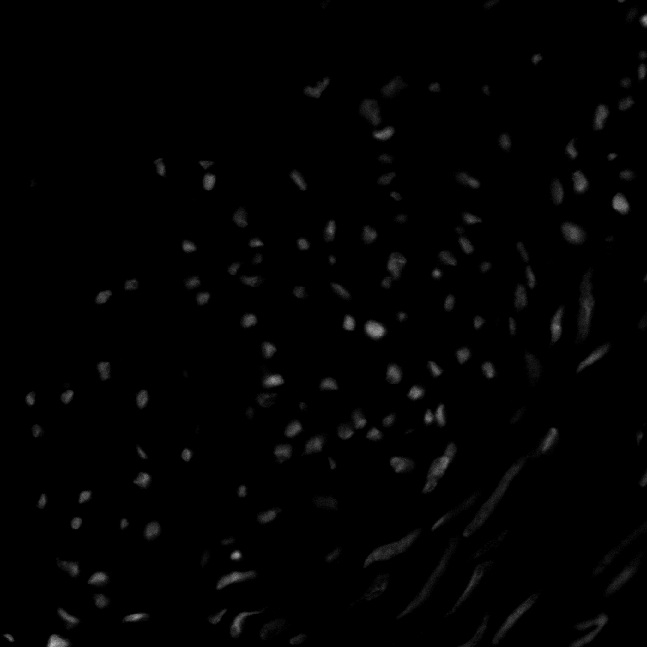
#> input picture lab03/im_cells.png, 647 x 647 px
$ jupyter execute lab03_alternativo.ipynb
#> lines starting #> are read from the running program, lines starting #| are printed output that depends on the picture
[cell 1]
import cv2
import matplotlib.pyplot as plt
import numpy as np
import math


img = cv2.imread("im_cells.png", cv2.IMREAD_GRAYSCALE)
#> img is the input picture: shape (647, 647); min 0, max 188, mean 2.4

plt.imshow(img, cmap='gray', vmin=0, vmax=255);

print('Tamanho da imagem : ',img.shape)
#| Tamanho da imagem :  (647, 647)
print(img)
#> (printed output is left out)


linhas = img.shape[0]
#> linhas = 647
colunas = img.shape[1];
#> colunas = 647

[cell 2]
def inverter_cores(img,linhas,colunas):
#> called with linhas = 647, colunas = 647
    for i in range(0,linhas):
        for j in range(0,colunas):
            img[i,j] = 255 - img[i,j]
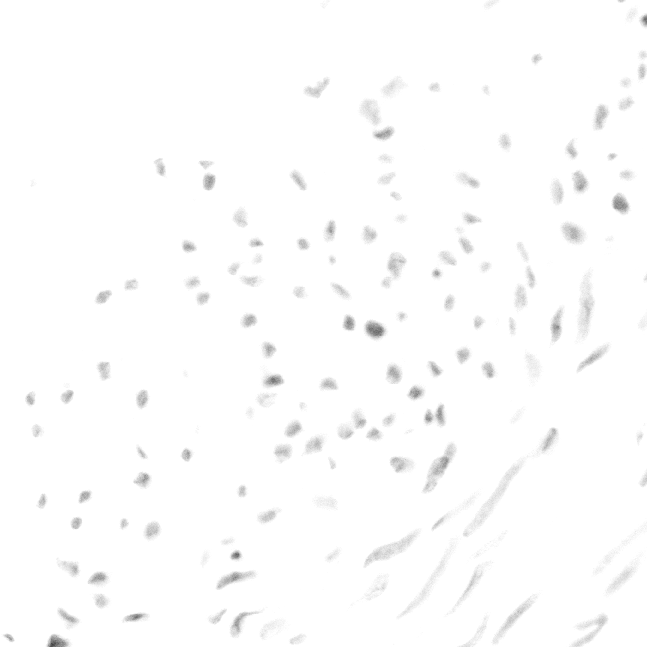
#> img: shape (647, 647); min 67, max 255, mean 252.6
    return img

invertida = inverter_cores(img.copy(),linhas,colunas)
plt.subplot(1,2,1)
plt.imshow(invertida, cmap='gray', vmin=0, vmax=255, interpolation='nearest')
plt.title('invertida')
plt.axis('off')

plt.subplot(1,2,2)
plt.imshow(img, cmap='gray', vmin=0, vmax=255, interpolation='nearest')
plt.title('normal')
plt.axis('off')
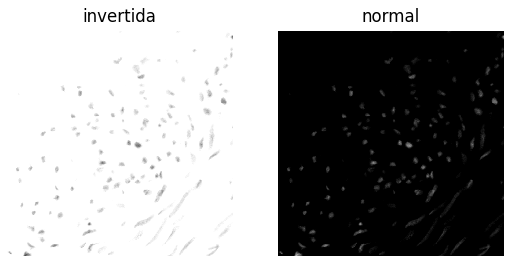
#> figure drawn by matplotlib, 2 panels

[cell 3]
def log2(img,linhas,colunas):
#> called with linhas = 647, colunas = 647
    for i in range(0, linhas-1):
        for j in range(0, colunas-1):
            if img[i,j] > 0:
                img[i,j] = math.pow(math.floor(math.log2(img[i,j])),2)

    return img

[cell 4]
plt.subplot(1,3,1)
plt.imshow(img, cmap='gray', vmin=0, vmax=255, interpolation='nearest')
plt.title('normal')
plt.axis('off')

plt.subplot(1,3,2)
logaritmicaInvertida = inverter_cores(log2(img.copy(),linhas,colunas),linhas,colunas)
plt.imshow(logaritmicaInvertida, cmap='gray', vmin=0, vmax=255, interpolation='nearest')
plt.title('Log invertida')
plt.axis('off')

plt.subplot(1,3,3)
logaritmica = log2(img.copy(),linhas,colunas)
plt.imshow(logaritmica, cmap='gray', vmin=0, vmax=255, interpolation='nearest')
plt.title('logaritmica')
plt.axis('off')
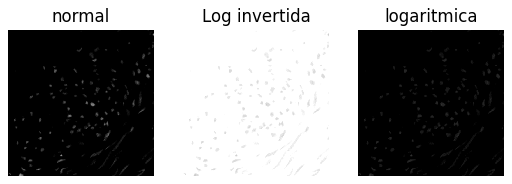
#> figure drawn by matplotlib, 3 panels

[cell 5]
plt.imshow(logaritmica, cmap='gray', vmin=0, vmax=255, interpolation='nearest')

[cell 6]
plt.imshow(logaritmicaInvertida, cmap='gray', vmin=0, vmax=255, interpolation='nearest')

[cell 7]
import cv2
import matplotlib.pyplot as plt
import numpy as np
import math


img = cv2.imread("pout.tif", cv2.IMREAD_GRAYSCALE)
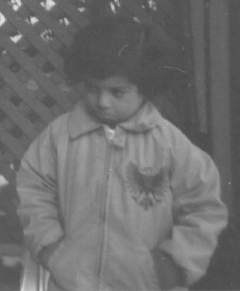
#> input picture lab03/pout.tif, 240 x 291 px
#> img is the input picture: shape (291, 240); min 74, max 224, mean 110.3

plt.imshow(img, cmap='gray', vmin=0, vmax=255);

print('Tamanho da imagem : ',img.shape)
#| Tamanho da imagem :  (291, 240)
print(img)
#> (printed output is left out)


hist,bins = np.histogram(img.flatten(),256,[0,256])
#> hist = 256 values, max 3628 at index 82, min 0 at index 0, mean 272.8; bins = 257 values from 0 to 256
cdf = hist.cumsum()
#> cdf = 256 values from 0 to 69840
cdf_normalized = cdf * float(hist.max()) / cdf.max()
#> cdf_normalized = 256 values from 0 to 3628

plt.figure()

plt.plot(cdf_normalized, color = 'b')
plt.hist(img.flatten(),256,[0,256], color = 'r')
plt.xlim([0,256])
plt.legend(('cdf','histogram'), loc = 'upper left')
plt.show()
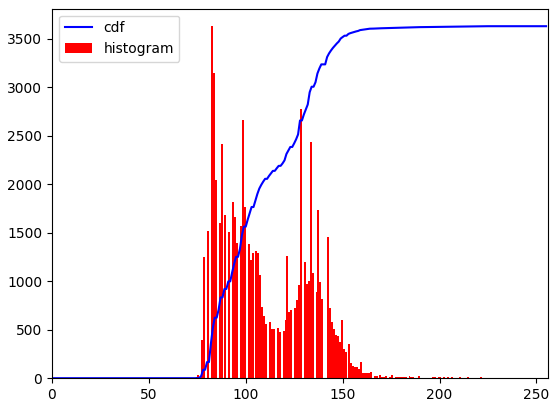
#> figure drawn by matplotlib, 1 panel; tallest bar 3628 high, from x = 82 to 83; curve peaks at x = 224, y = 3628


linhas = img.shape[0]
#> linhas = 291
colunas = img.shape[1]
#> colunas = 240

[cell 8]
equ = cv2.equalizeHist(img)
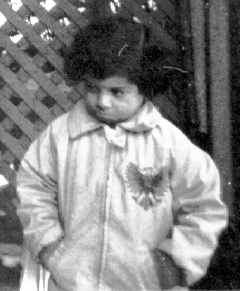
#> equ: shape (291, 240); min 0, max 255, mean 130.4
res = np.hstack((img,equ))
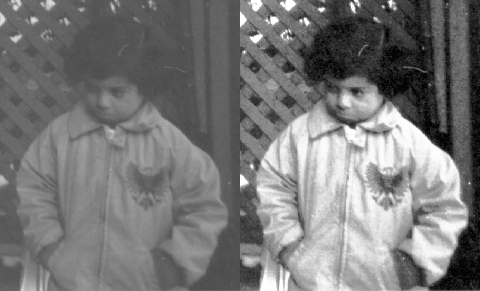
#> res: shape (291, 480); min 0, max 255, mean 120.3
plt.imshow(res, cmap='gray', vmin=0, vmax=255);

[cell 9]
# code here

img3 = cv2.imread("im_cells.png", cv2.IMREAD_GRAYSCALE)

# 1° equalização

mapa = np.zeros(256, dtype=np.int64)

for pixel in img3.flatten():
    mapa[pixel] += 1
#> after the loop, mapa = 256 values, max 378408 at index 0, min 0 at index 149, mean 1635.2

# CDF
total = mapa.sum()
#> total = 418609
cdf = np.cumsum(mapa) / total
#> cdf = 256 values from 0.904 to 1


# MAPEAMENTO
novos_niveis = np.floor(255 * cdf).astype(np.uint8)
#> novos_niveis = 256 values from 230 to 255

img4 = novos_niveis[img3]
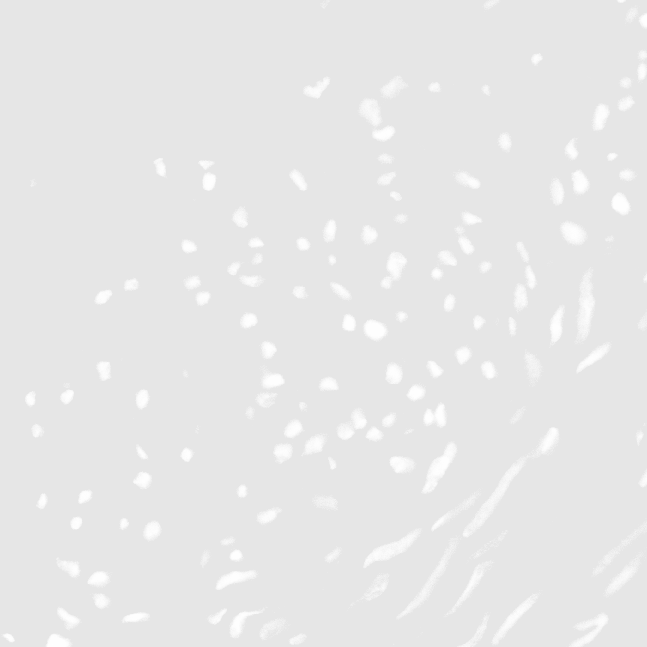
#> img4: shape (647, 647); min 230, max 255, mean 231.2

# 2° equalização

mapa = np.zeros(256, dtype=np.int64)

for pixel in img4.flatten():
    mapa[pixel] += 1
#> after the loop, mapa = 256 values, max 378408 at index 230, min 0 at index 0, mean 1635.2

# CDF
total = mapa.sum()
cdf = np.cumsum(mapa) / total
#> cdf = 256 values from 0 to 1


# MAPEAMENTO
novos_niveis = np.floor(255 * cdf).astype(np.uint8)
#> novos_niveis = 256 values from 0 to 255

img5 = novos_niveis[img4]

plt.figure(figsize=(8,10))

plt.subplot(2,2,1)
plt.imshow(img3, cmap='gray', vmin=0, vmax=255, interpolation='nearest')
plt.title('Original')
plt.axis('off')


plt.subplot(2,2,2)
plt.imshow(img4, cmap='gray', vmin=0, vmax=255, interpolation='nearest')
plt.title('Equalizado')
plt.axis('off')


plt.subplot(2,2,3)
plt.imshow(img5, cmap='gray', vmin=0, vmax=255, interpolation='nearest')
plt.title('Equalizado 2x')
plt.axis('off')
